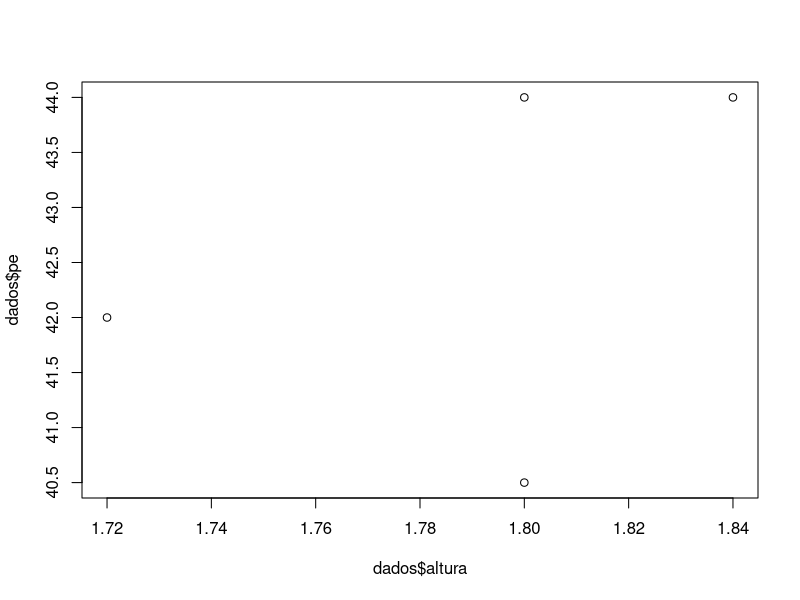
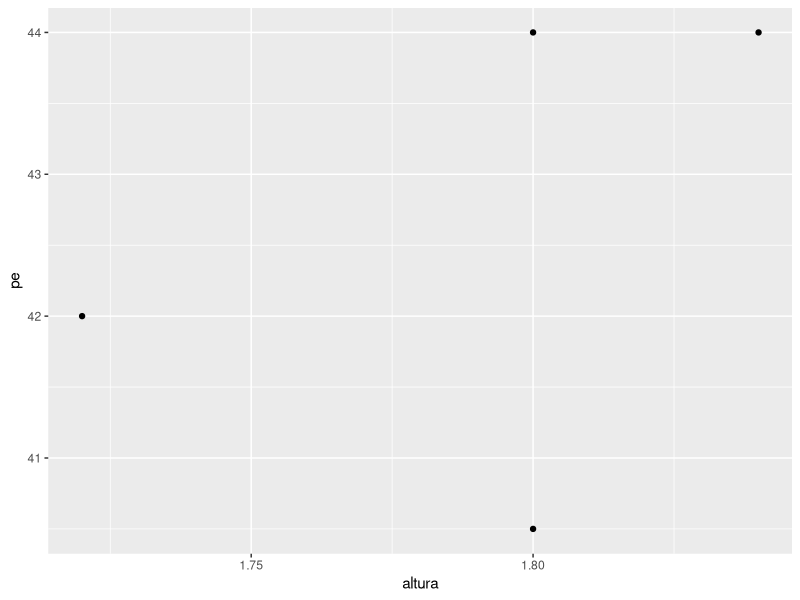

Here is the R script that generated these plots, in order:
a = 4
b = 5 
a+b
c(1,2,3,a,b)
matrix(1:9,nrow = 3, ncol = 3)
 
dados <- data.frame(nome = c("Ana", "Bruno","Marco","Tomas"), Signo=c("Aquario","peixes","gemeos","carneiro"),cidade=c("Vieira","Braga","Famalicão","Trofa"), altura=c(1.84,1.72,1.80,1.80))
dados
str(dados)
summary(dados)
dados[2:4,]
dados$pe<-c(44,42,40.5,44)
dados
plot(dados$altura,dados$pe)



library(ggplot2)
ggplot(dados,aes(x=altura,y=pe)) + geom_point()






library(dplyr)